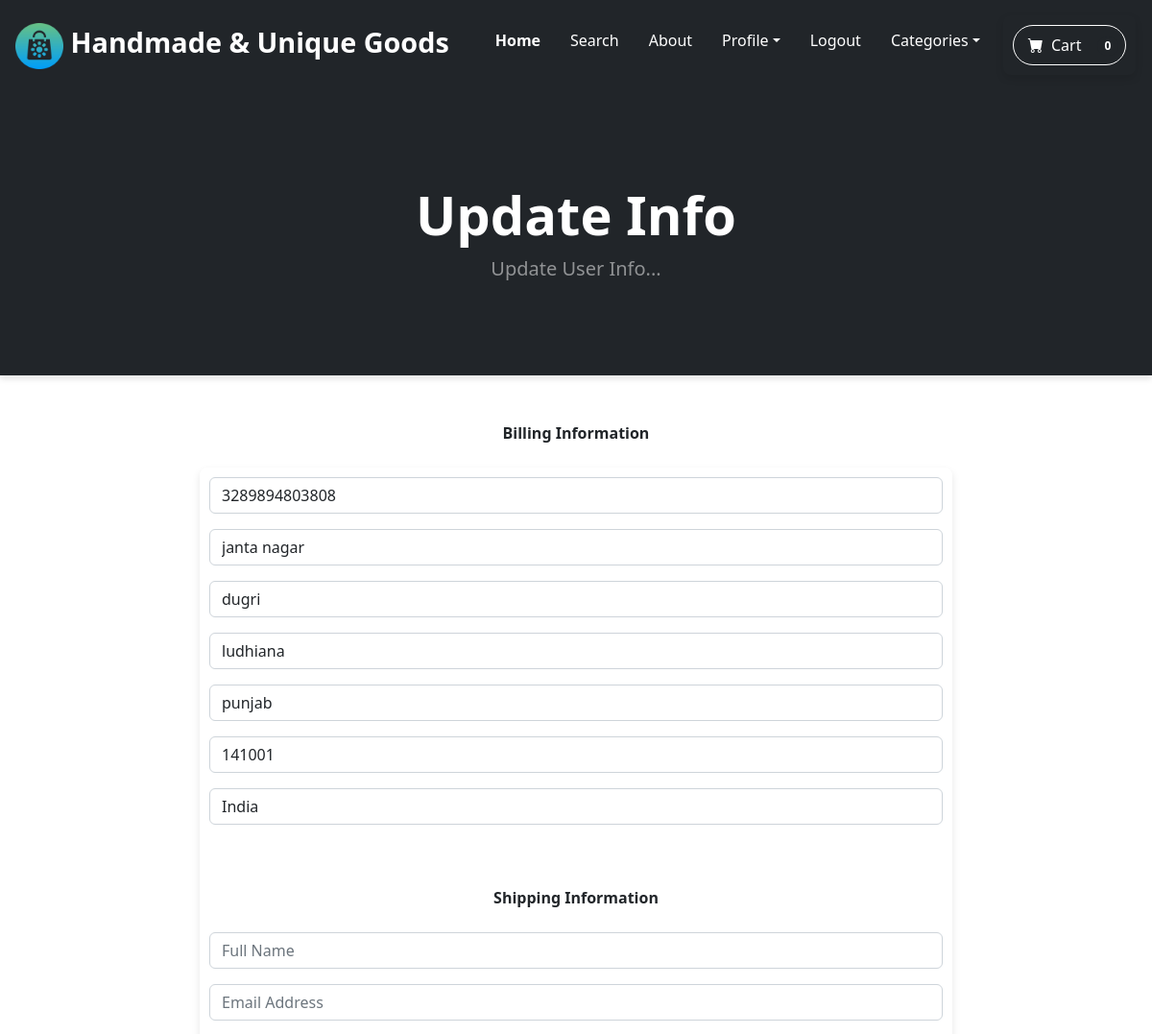
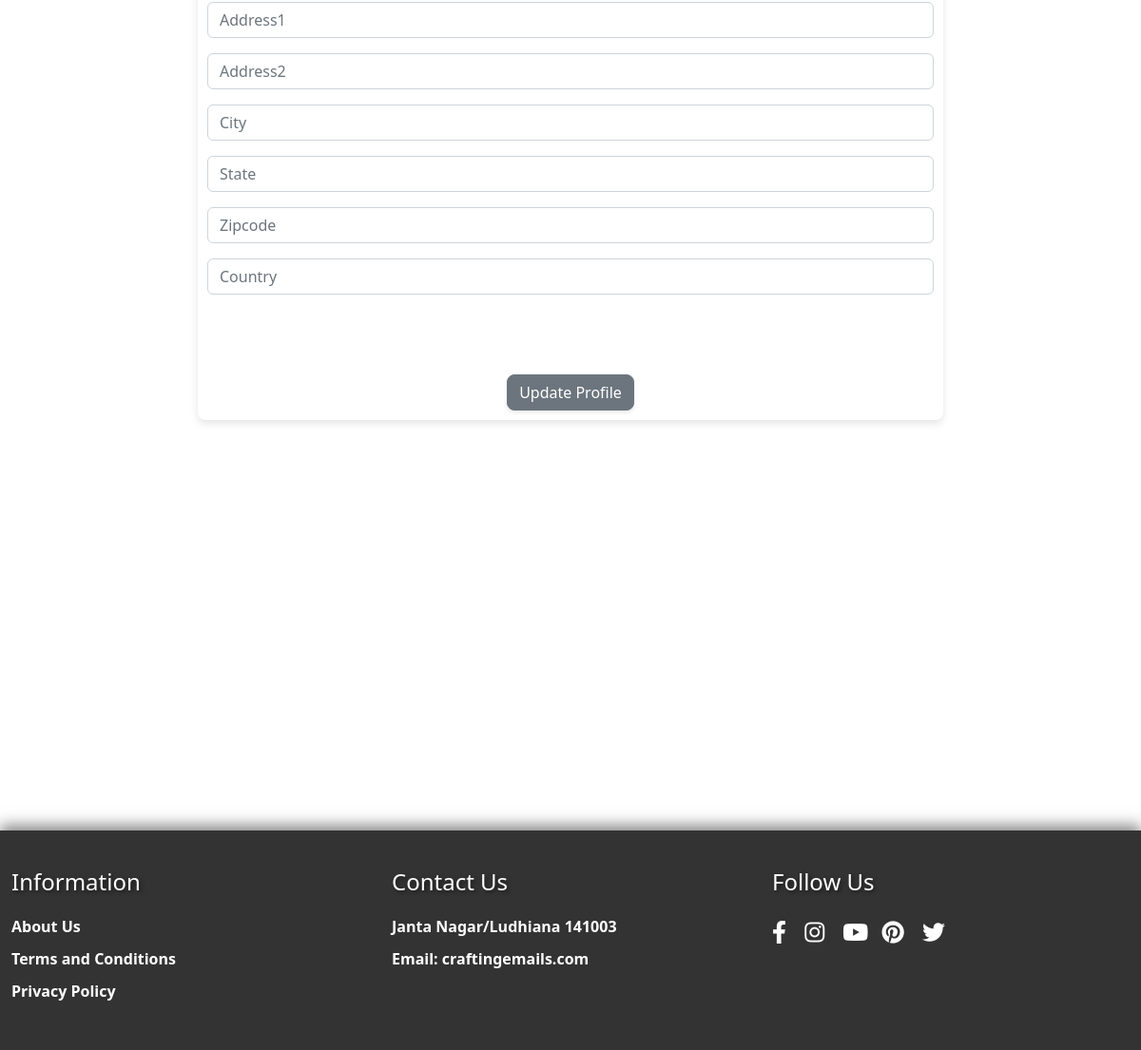
The page /update_info/ (signed in) on the database its author committed (2 pictures, top to bottom).
### store/models.py (models this page shows, shortened)
class Profile(models.Model):
    user = models.OneToOneField(User, on_delete=models.CASCADE)
    date_modified = models.DateTimeField(User, auto_now=True)
    phone = models.CharField(max_length=20, blank=True)
    address1 = models.CharField(max_length=200, blank=True)
    address2 = models.CharField(max_length=200, blank=True)
    city = models.CharField(max_length=200, blank=True)
    state = models.CharField(max_length=200, blank=True)
    zipcode = models.CharField(max_length=200, blank=True)
    country = models.CharField(max_length=200, blank=True)
    old_cart = models.CharField(max_length=200, blank=True, null=True)

### store/views.py (the view)
# urls.py: path('update_info/', views.update_info, name='update_info'),
def update_info(request):
    if request.user.is_authenticated:
        current_user = Profile.objects.get(user__id=request.user.id)
        shipping_user = ShippingAddress.objects.get(user__id=request.user.id)
        form = UserInfoForm(request.POST or None, instance=current_user)
        shipping_form = ShippingForm(request.POST or None, instance=shipping_user)
        if form.is_valid() or shipping_form.is_valid():
            form.save()
            shipping_form.save()
            messages.success(request,"Your Info Has Been Updated!!")
            return redirect('home')
        return render(request, "update_info.html",{'form':form, 'shipping_form':shipping_form})
    else:
        messages.success(request,"You Must Be Logged In To Access That Page!!")
        return redirect('home')

### store/forms.py
class UserInfoForm(forms.ModelForm):
    phone = forms.CharField(label="", widget=forms.TextInput(attrs={'class': 'form-control', 'placeholder': 'phone'}), required=False)
    address1 = forms.CharField(label="", widget=forms.TextInput(attrs={'class': 'form-control', 'placeholder': 'address1'}), required=False)
    address2 = forms.CharField(label="", widget=forms.TextInput(attrs={'class': 'form-control', 'placeholder': 'address2'}), required=False)
    city = forms.CharField(label="", widget=forms.TextInput(attrs={'class': 'form-control', 'placeholder': 'city'}), required=False)
    state = forms.CharField(label="", widget=forms.TextInput(attrs={'class': 'form-control', 'placeholder': 'state'}), required=False)
    zipcode = forms.CharField(label="", widget=forms.TextInput(attrs={'class': 'form-control', 'placeholder': 'zipcode'}), required=False)
    country = forms.CharField(label="", widget=forms.TextInput(attrs={'class': 'form-control', 'placeholder': 'country'}), required=False)
    class Meta:
        model = Profile
        fields = ('phone', 'address1', 'address2', 'city', 'state', 'zipcode', 'country',)

### cart/cart.py (called while the page is built)
    def __len__(self):
        return len(self.cart)

### cart/context_processors.py (called while the page is built)
def cart(request):
    return {'cart': Cart(request)}

### store/templates/update_info.html (shortened to what this page needs)
{% extends 'base.html' %}
{% block content %}
        <header class="bg-dark py-5">
            <div class="container px-4 px-lg-5 my-5">
                <div class="text-center text-white">
                    <h1 class="display-4 fw-bolder">Update Info</h1>
                    <p class="lead fw-normal text-white-50 mb-0">Update User Info...</p>
                </div>
            </div>
        </header>
        <div class= "container">
            <div class="row">
                <center>
                    <div class="col-8">
                        <br/><br/>
                        <strong>Billing Information</strong>
                        <br/><br/>
<form method="POST" action="{% url 'update_info' %}">
    {{ form.as_p }}
    <br/><br/>
    <strong>Shipping Information</strong>
    <br/><br/>
    {{ shipping_form.as_p }}
    <br/><br/>
    <button type="submit" class="btn btn-secondary">
        Update Profile
    </button>
</form>
<br/><br/>
<br/><br/>
<br/><br/>
<br/><br/>
<br/><br/>
<br/><br/>
<br/><br/>
<br/><br/>
<br/><br/>
                    </div>
                </center>
            </div>
        </div>
{% endblock %}

### static/css/footer.css (style rules this page uses)
.container { max-width: 1200px; margin: 0 auto; }
.row { display: flex; flex-wrap: wrap; justify-content: space-between; }

### static/css/about-section.css (style rules this page uses)
.container { max-width: 1200px; margin: 0 auto; }

### static/css/product.css (style rules this page uses)
.btn-secondary { background-color: #6c757d; color: #ffffff; margin-top: 20px; transition: background-color 0.3s ease, color 0.3s ease; border-radius: 8px; }

### static/css/cart_summary.css (style rules this page uses)
.btn-secondary { background-color: #6c757d; color: #ffffff; margin-top: 20px; transition: background-color 0.3s ease, color 0.3s ease; }

### static/css/register.css (style rules this page uses)
header { box-shadow: 0 4px 6px rgba(0, 0, 0, 0.1); }
form { margin: auto; padding: 10px; box-shadow: 0 4px 8px rgba(0, 0, 0, 0.1); border-radius: 8px; transition: transform 0.3s ease; }
input { width: 100%; padding: 10px; margin-bottom: 15px; box-sizing: border-box; border: 1px solid #ccc; border-radius: 4px; transition: border-color 0.3s ease; }
button { background-color: #007bff; color: #fff; padding: 10px 15px; border: none; border-radius: 4px; cursor: pointer; transition: background-color 0.3s ease, box-shadow 0.3s ease, color 0.3s ease; box-shadow: 0 2px 4px rgba(0, 0, 0, 0.1); }

### rows shown on the page
Profile: phone "3289894803808", address1 "janta nagar", address2 "dugri", city "ludhiana", state "punjab", zipcode "141001", country "India"

### other values the page prints
{{ cart|length }} "0"
